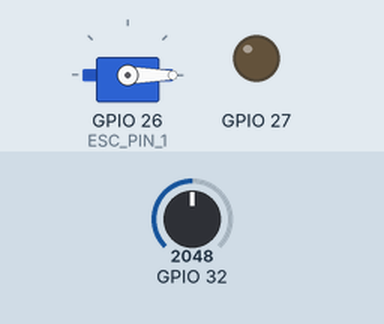
Bench run of a sketch on a simulated ESP32. Shown: servo, output pins drawn as LEDs (lit = HIGH). The test bench sets the inputs (shaded band); at power-on: GPIO 32 = 2048. What the sketch prints to the serial monitor is not drawn.

Above: at 9.2 s.
9.3 s: GPIO 32 set to 2866
At 10.5 s:
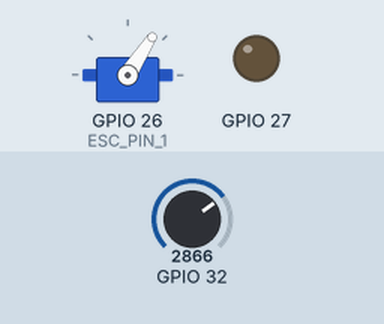
10.8 s: GPIO 32 set to 3603
At 11.9 s:
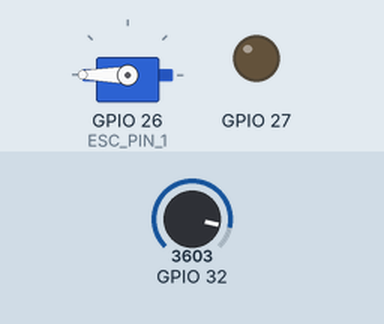
12.3 s: GPIO 32 set to 2047
At 13.0 s:
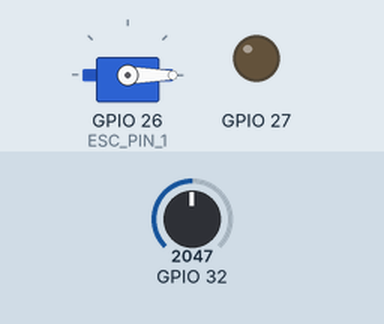
Timing chart, 0 to 15.3 s (numbered marks = the images above; inputs shaded):
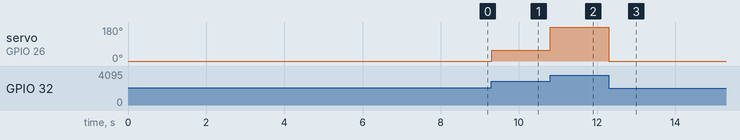

The sketch:

ESC_5.ino
```cpp
// https://youtu.be/CZ6PzQZE84U
// for Arduino Uno

#include <ESP32Servo.h>
ESP32PWM pwm;

#define ESC_PIN_1 26  //ESCへの出力ピン
int volume = 0;       //ジョイスティックの値を入れる変数
char message[50];     //シリアルモニタへ表示する文字列を入れる変数

Servo esc_1;
int servoHz = 50;
int minUs1 = 1000;
int maxUs1 = 2000;

int pre_volume = 0;

void setup() {
  Serial.begin(115200);
  pinMode(32, INPUT);

  ESP32PWM::allocateTimer(0);
  ESP32PWM::allocateTimer(1);
  ESP32PWM::allocateTimer(2);
  ESP32PWM::allocateTimer(3);
  pwm.attachPin(27, 20000);  //10khz

  esc_1.setPeriodHertz(servoHz);            // Standard 50hz servo
  esc_1.attach(ESC_PIN_1, minUs1, maxUs1);  //ESCへの出力ピンをアタッチします

  Serial.println("Writing minimum output");
  esc_1.writeMicroseconds(minUs1);  //ESCへ最小のパルス幅を指示します

  Serial.println("Wait 8 seconds. Then motor starts");
  delay(8000);
  pre_volume = analogRead(32);
  Serial.println(pre_volume);
}

void loop() {
  volume = analogRead(32) - pre_volume + 500;             //可変抵抗の値を1.0で掛けて変数volumeに入れる．値を調整したい場合は倍率を変更する．
  sprintf(message, "Pulse Width: %d micro sec", volume);  //シリアルモニタに表示するメッセージを作成
  Serial.println(message);                                //可変抵抗の値をシリアルモニタに表示
  esc_1.writeMicroseconds(volume);         // パルス幅 `volume` のPWM信号を送信する
}
```

Measured:
- after the input at 9.3 s, servo on GPIO 26 (ESC_PIN_1): 0° → 57° at once
- after the input at 10.8 s, servo on GPIO 26 (ESC_PIN_1): 57° → 180° at once
- after the input at 12.3 s, servo on GPIO 26 (ESC_PIN_1): 180° → 0° at once
